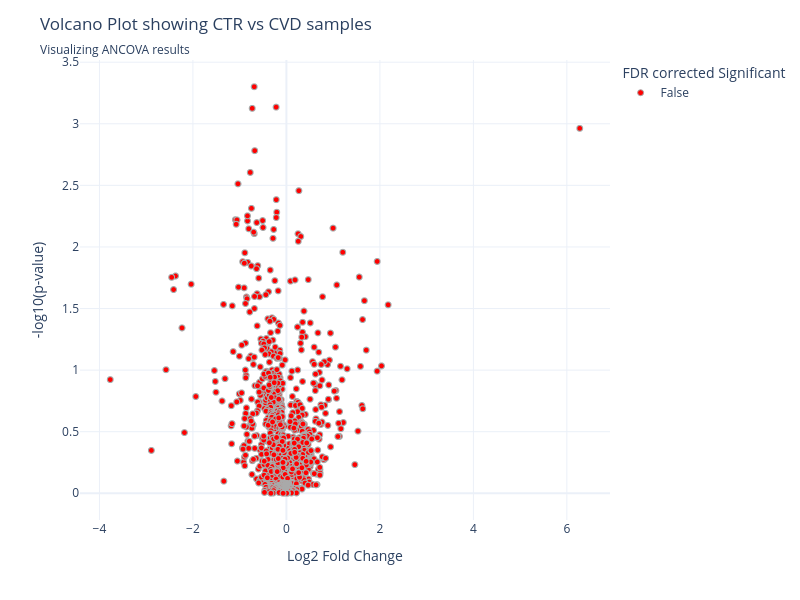

Notebook code for this chart:
### Markdown cell above
Now we can plot a volcano plot, which is a scatter plot that combines statistical
significance and effect size (magnitude of change) in a single view.

### Code cell
scatter_plot_adv = vuecore.plots.basic.scatter.create_scatter_plot(
    data=ancova.reset_index(),
    x="log2FC",
    y="-log10 pvalue",
    color="rejected",
    title="Volcano Plot showing CTR vs CVD samples",
    subtitle="Visualizing ANCOVA results",
    labels={
        "log2FC": "Log2 Fold Change",
        "-log10 pvalue": "-log10(p-value)",
        "pvalue": "Raw P value",
        "rejected": "FDR corrected Significant",
        "identifier": "Feature Identifier",
    },
    hover_data=["identifier"],
    # currently does not work:
    # color_discrete_map={False: "#2166AC", True: "#B2182B"},  # Blue  # Red
    color_discrete_sequence=["red", "blue"],
    opacity=1,
    marker_line_width=1,
    marker_line_color="darkgray",
    width=800,
    height=600,
)
scatter_plot_adv

### Figure 1 — Plotly figure (JSON) as saved in the notebook; plotly's stock layout.template omitted (floating-point values rounded to 4 significant figures; data arrays with more than 128 entries replaced by an {"elided": "..."} marker saying what was removed)
{"data": [{"customdata": {"elided": "1286x1 str values"}, "hovertemplate": "FDR corrected Significant=False<br>Log2 Fold Change=%{x}<br>-log10(p-value)=%{y}<br>Feature Identifier=%{customdata[0]}<extra></extra>", "legendgroup": "False", "marker": {"color": "red", "line": {"color": "darkgray", "width": 1}, "opacity": 1, "symbol": "circle"}, "mode": "markers", "name": "False", "showlegend": true, "type": "scattergl", "x": {"elided": "1286 float values"}, "xaxis": "x", "y": {"elided": "1286 float values"}, "yaxis": "y"}], "layout": {"height": 600, "legend": {"title": {"text": "FDR corrected Significant"}, "tracegroupgap": 0}, "margin": {"t": 60}, "title": {"subtitle": {"text": "Visualizing ANCOVA results"}, "text": "Volcano Plot showing CTR vs CVD samples"}, "width": 800, "xaxis": {"anchor": "y", "domain": [0, 1], "title": {"text": "Log2 Fold Change"}}, "yaxis": {"anchor": "x", "domain": [0, 1], "title": {"text": "-log10(p-value)"}}}}
